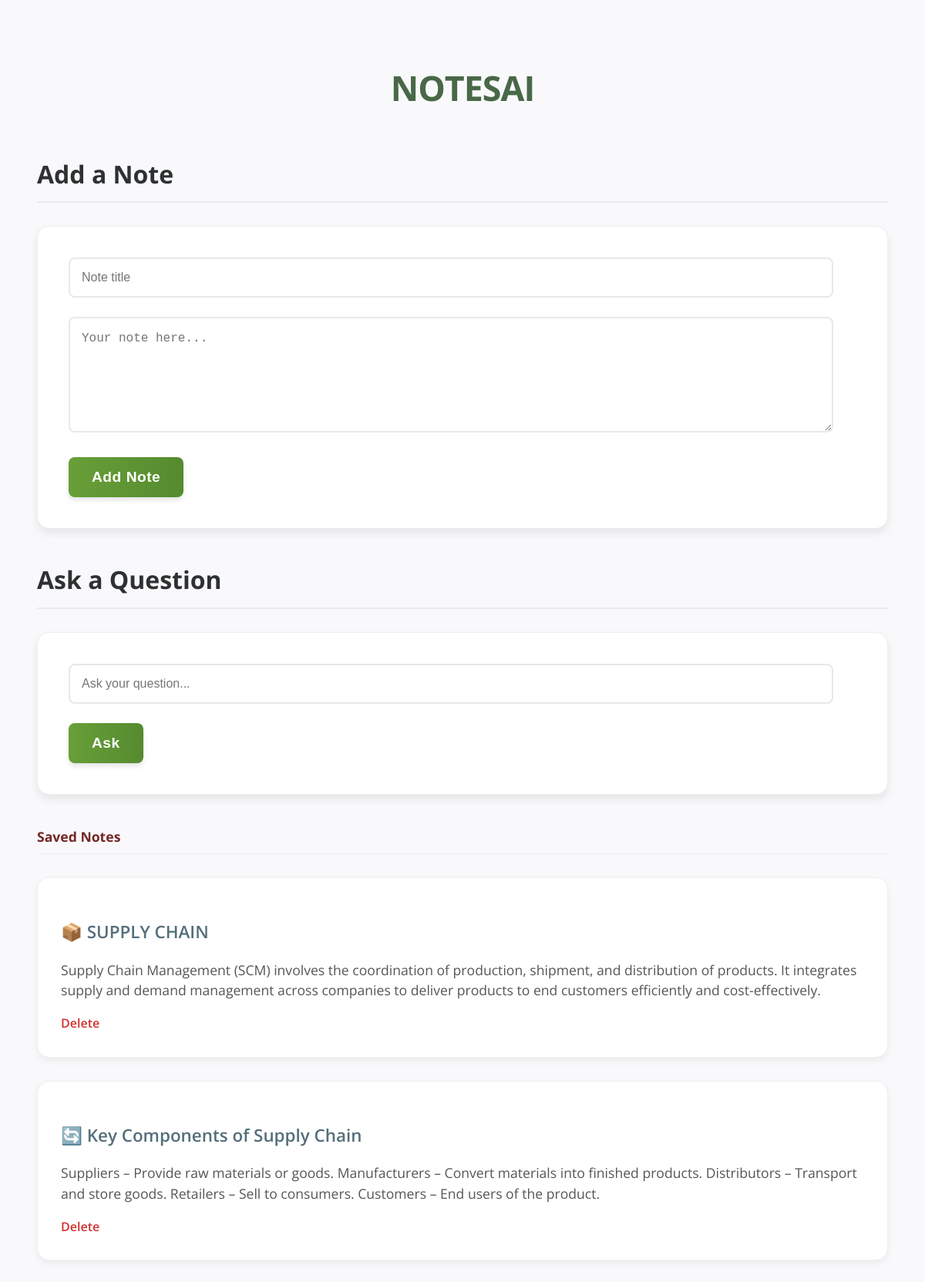
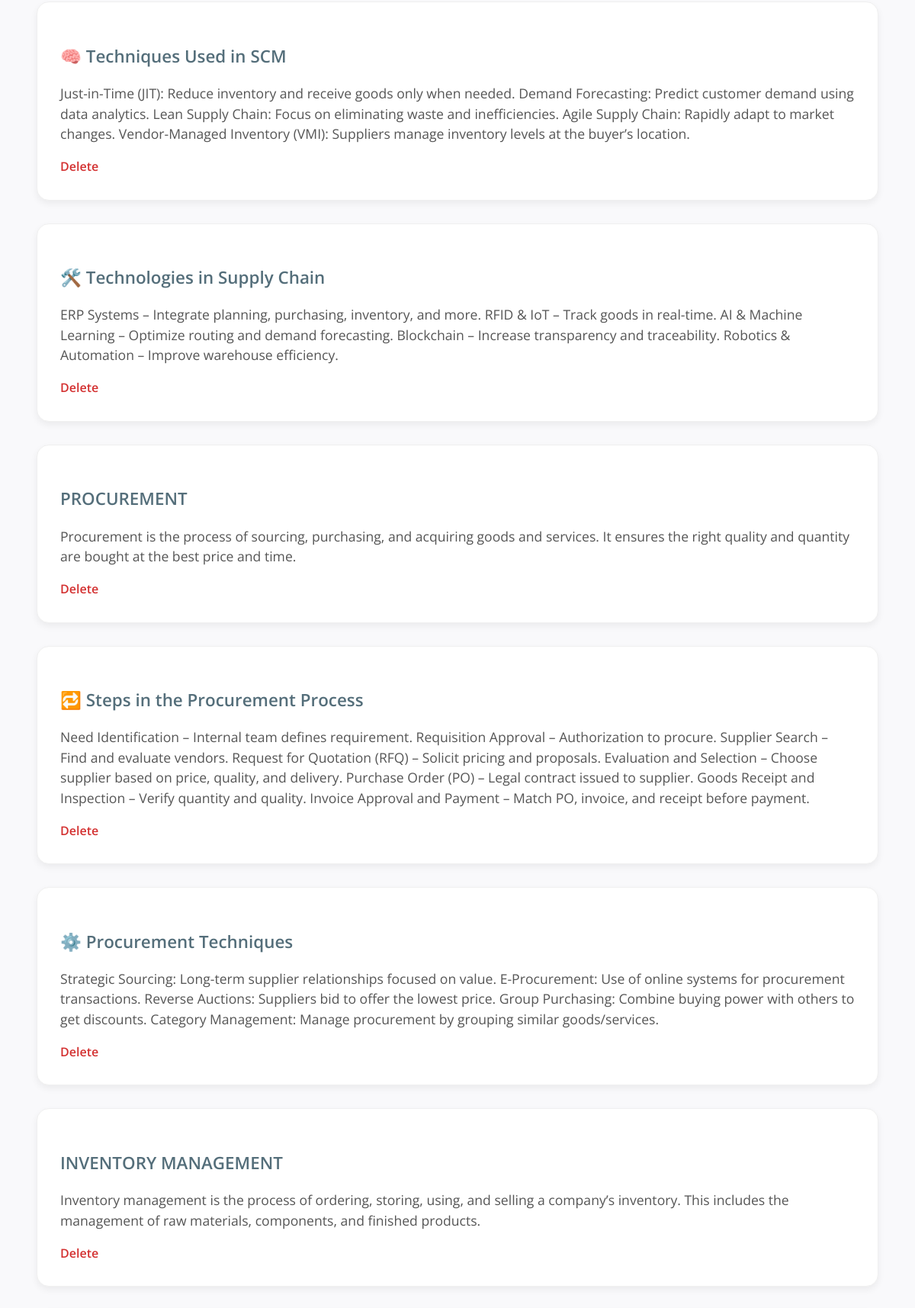
The page / (upper part) on the database its author committed (2 pictures, top to bottom).
### tables this page shows
CREATE TABLE notes (
                id INTEGER PRIMARY KEY AUTOINCREMENT,
                title TEXT NOT NULL,
                content TEXT NOT NULL
            );

### app.py (the view)
@app.route('/')
def index():
    with sqlite3.connect(DB_NAME) as conn:
        notes = conn.execute("SELECT * FROM notes").fetchall()
    return render_template('index.html', notes=notes)

### templates/index.html (shortened to what this page needs)
<!DOCTYPE html>
<html>
<head>
    <link rel="stylesheet" href="/static/style.css">
</head>
<body>
    <h1>NOTESAI</h1>
    <h2>Add a Note</h2>
    <form method="POST" action="/add">
        <input type="text" name="title" placeholder="Note title" required>
        <textarea name="content" placeholder="Your note here..." rows="5" required></textarea>
        <button type="submit">Add Note</button>
    </form>
    <h2>Ask a Question</h2>
    <form method="POST" action="/ask">
        <input type="text" name="query" placeholder="Ask your question..." required>
        <button type="submit">Ask</button>
    </form>
    <h4>Saved Notes</h4>
    {% for note in notes %}
        <div class="note">
            <h3>{{ note[1] }}</h3>
            <p>{{ note[2] }}</p>
            <a href="/delete/{{ note[0] }}">Delete</a>
        </div>
    {% endfor %}
</body>
</html>

### static/style.css (style rules this page uses)
body { font-family: 'Open Sans', sans-serif; padding: 40px; background: #f9f9fb; color: #333; line-height: 1.6; -webkit-font-smoothing: antialiased; -moz-osx-font-smoothing: grayscale; }
h1 { text-align: center; margin-bottom: 50px; font-size: 2.8rem; font-weight: 700; color: #496848; letter-spacing: -1px; }
h2 { color: #2e3131; font-size: 2rem; margin-bottom: 30px; border-bottom: 2px solid #eaeaea; padding-bottom: 10px; }
h3 { color: #444; font-size: 1.5rem; margin-bottom: 15px; }
h4 { color: #742727; font-size: 1.1rem; margin-top: 40px; border-bottom: 1px solid #eee; padding-bottom: 8px; }
form { background: #fff; padding: 40px; margin-bottom: 40px; border-radius: 16px; box-shadow: 0 6px 12px rgba(0, 0, 0, 0.08); border: 1px solid #eee; }
input[type="text"], textarea { width: calc(100% - 30px); padding: 15px; margin-bottom: 25px; border: 2px solid #e8e8e8; border-radius: 8px; box-sizing: border-box; font-size: 16px; transition: border-color 0.2s ease-in-out, box-shadow 0.2s ease-in-out; outline: none; }
textarea { min-height: 150px; line-height: 1.4; }
button[type="submit"] { background: linear-gradient(to right, #689f38, #558b2f); color: white; padding: 15px 30px; border: none; border-radius: 8px; cursor: pointer; font-size: 1.2rem; font-weight: 600; letter-spacing: 0.5px; transition: transform 0.1s ease, box-shadow 0.1s ease; box-shadow: 0 4px 6px rgba(0, 0, 0, 0.1); outline: none; }
.note { background: #fff; padding: 30px; margin: 30px 0; border-radius: 16px; box-shadow: 0 4px 10px rgba(0, 0, 0, 0.06); border: 1px solid #f0f0f0; transition: transform 0.1s ease-in-out; }
.note h3 { color: #546e7a; font-size: 1.4rem; margin-bottom: 15px; font-weight: 600; }
.note p { color: #555; font-size: 1.1rem; line-height: 1.5; }
.note a { color: #d32f2f; text-decoration: none; font-weight: 600; transition: color 0.2s ease-in-out; }

### rows shown on the page
notes: title "📦 SUPPLY CHAIN", content "Supply Chain Management (SCM) involves the coordination of production, shipment, and distribution of products. It integrates supply and demand management across companies to deliver products to end customers efficiently and cost-effectively."
notes: title "🔄 Key Components of Supply Chain", content "Suppliers – Provide raw materials or goods. Manufacturers – Convert materials into finished products. Distributors – Transport and store goods. Retailers – Sell to consumers. Customers – End users of the product."
notes: title "🧠 Techniques Used in SCM", content "Just-in-Time (JIT): Reduce inventory and receive goods only when needed. Demand Forecasting: Predict customer demand using data analytics. Lean Supply Chain: Focus on eliminating waste and inefficiencies. Agile Supply Chain: Rapidly adapt to market changes. Vendor-Managed Inventory (VMI): Suppliers manage inventory levels at the buyer’s location."
notes: title "🛠️ Technologies in Supply Chain", content "ERP Systems – Integrate planning, purchasing, inventory, and more. RFID & IoT – Track goods in real-time. AI & Machine Learning – Optimize routing and demand forecasting. Blockchain – Increase transparency and traceability. Robotics & Automation – Improve warehouse efficiency."
notes: title "PROCUREMENT", content "Procurement is the process of sourcing, purchasing, and acquiring goods and services. It ensures the right quality and quantity are bought at the best price and time."
notes: title "🔁 Steps in the Procurement Process", content "Need Identification – Internal team defines requirement. Requisition Approval – Authorization to procure. Supplier Search – Find and evaluate vendors. Request for Quotation (RFQ) – Solicit pricing and proposals. Evaluation and Selection – Choose supplier based on price, quality, and delivery. Purchase Order (PO) – Legal contract issued to supplier. Goods Receipt and Inspection – Verify quantity and quality. Invoice Approval and Payment – Match PO, invoice, and receipt before payment."
notes: title "⚙️ Procurement Techniques", content "Strategic Sourcing: Long-term supplier relationships focused on value. E-Procurement: Use of online systems for procurement transactions. Reverse Auctions: Suppliers bid to offer the lowest price. Group Purchasing: Combine buying power with others to get discounts. Category Management: Manage procurement by grouping similar goods/services."
notes: title "INVENTORY MANAGEMENT", content "Inventory management is the process of ordering, storing, using, and selling a company’s inventory. This includes the management of raw materials, components, and finished products."
